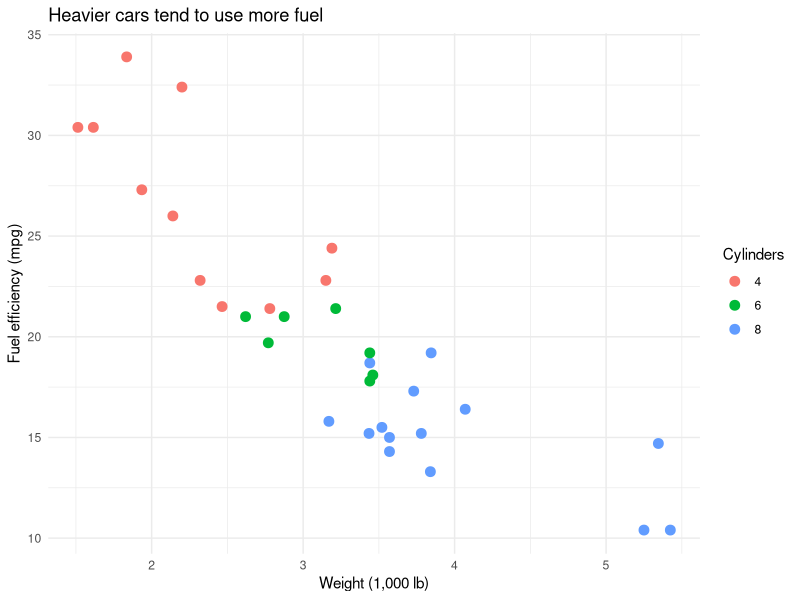

Reproduce this figure in R.
## ---- chunk 1
#| label: setup
#| message: false
library(tidyverse)
## ---- chunk 2
ggplot(mtcars, aes(x = wt, y = mpg, color = factor(cyl))) +
  geom_point(size = 3) +
  labs(
    x = "Weight (1,000 lb)",
    y = "Fuel efficiency (mpg)",
    color = "Cylinders",
    title = "Heavier cars tend to use more fuel"
  ) +
  theme_minimal()
